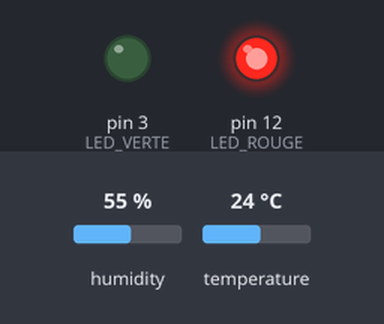
A sketch run on a simulated Arduino Uno, built with avr-gcc and run on an emulated ATmega328P. Shown: output pins drawn as LEDs (lit = HIGH). The test bench sets the inputs (shaded band); at power-on: temperature 24 °C, humidity 55 %.

Above: at 2.8 s.
2.9 s: temperature set to 20.4 °C
5.6 s: temperature set to 19.2 °C
At 7.3 s:
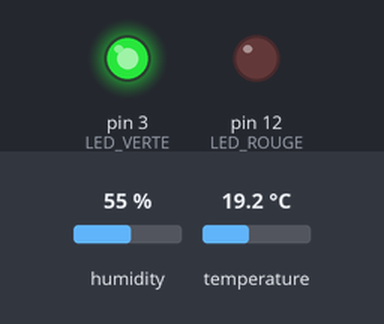
8.3 s: temperature set to 28 °C
At 10.8 s:
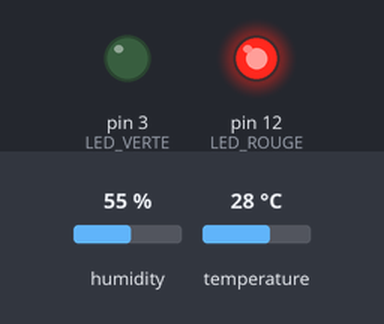
11.5 s: temperature set to 12 °C
At 12.5 s:
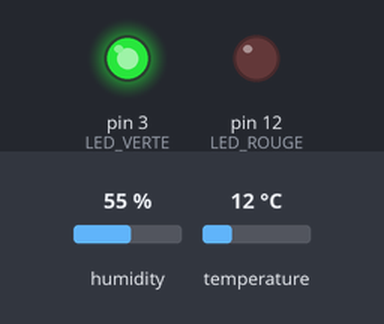
Timing chart, 0 to 14.5 s (numbered marks = the images above; inputs shaded):
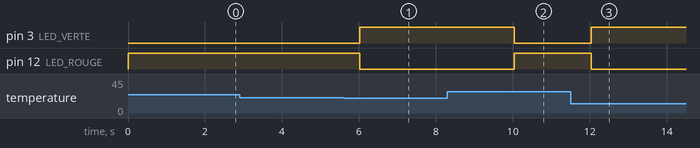

Measured:
- the behaviour switches between 20 and 19.9 °C on temperature (found by bisection; images 0 and 1)
- after the input at 2.9 s, every drawn part: stays the same
- after the input at 5.6 s, pin 3 (LED_VERTE): LOW → HIGH after 0.42 s; pin 12 (LED_ROUGE): HIGH → LOW after 0.42 s
- after the input at 8.3 s, pin 3 (LED_VERTE): HIGH → LOW after 1.7 s; pin 12 (LED_ROUGE): LOW → HIGH after 1.7 s
- after the input at 11.5 s, pin 3 (LED_VERTE): LOW → HIGH after 0.54 s; pin 12 (LED_ROUGE): HIGH → LOW after 0.54 s

The sketch:

capteur_dht22.ino
```cpp
#include <DHT.h>

#define DHTPIN A0
#define DHTTYPE DHT22

#define LED_VERTE 3
#define LED_ROUGE 12

DHT dht(DHTPIN, DHTTYPE);

void setup() {
  Serial.begin(9600);

  pinMode(LED_VERTE, OUTPUT);
  pinMode(LED_ROUGE, OUTPUT);

  digitalWrite(LED_VERTE, LOW);
  digitalWrite(LED_ROUGE, LOW);

  dht.begin();
}

void loop() {
  float temperature = dht.readTemperature();

  if (isnan(temperature)) {
    Serial.println("Erreur DHT22");

    digitalWrite(LED_VERTE, LOW);
    digitalWrite(LED_ROUGE, LOW);
  }
  else if (temperature < 20.0) {
    // Temperature inferieure a 20 degres
    digitalWrite(LED_VERTE, HIGH);
    digitalWrite(LED_ROUGE, LOW);
  }
  else {
    // Temperature superieure ou egale a 20 degres
    digitalWrite(LED_VERTE, LOW);
    digitalWrite(LED_ROUGE, HIGH);
  }

  delay(2000);
}
```
